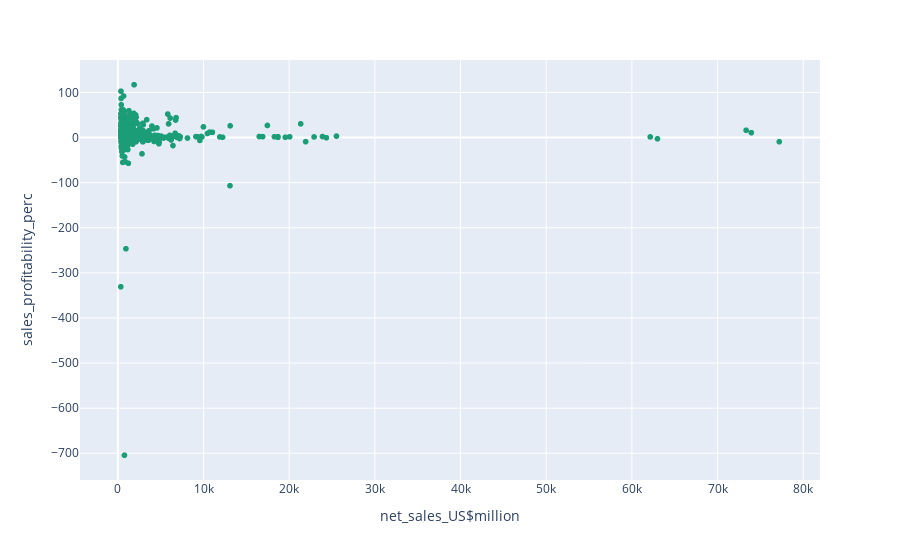

The notebook cell this image was saved under:
### Markdown cell above
This graph also tells that the vast majority of data points are concentrated in the low legal net income and net sales in US$ million tier.

### Code cell
# Creating scatterplot for the variables "Net sales US$ million" and "Sales profitability %"
fig = px.scatter(df, x="net_sales_US$million", y="sales_profitability_perc", color_discrete_sequence=px.colors.qualitative.Dark2) 
fig.show()

### Figure 1 — Plotly figure (JSON) as saved in the notebook; plotly's stock layout.template omitted (floating-point values rounded to 4 significant figures; data arrays with more than 128 entries replaced by an {"elided": "..."} marker saying what was removed)
{"data": [{"hovertemplate": "net_sales_US$million=%{x}<br>sales_profitability_perc=%{y}<extra></extra>", "legendgroup": "", "marker": {"color": "rgb(27,158,119)", "symbol": "circle"}, "mode": "markers", "name": "", "showlegend": false, "type": "scattergl", "x": {"elided": "1325 float values"}, "xaxis": "x", "y": {"elided": "1325 float values"}, "yaxis": "y"}], "layout": {"legend": {"tracegroupgap": 0}, "margin": {"t": 60}, "xaxis": {"anchor": "y", "domain": [0, 1], "title": {"text": "net_sales_US$million"}}, "yaxis": {"anchor": "x", "domain": [0, 1], "title": {"text": "sales_profitability_perc"}}}}
